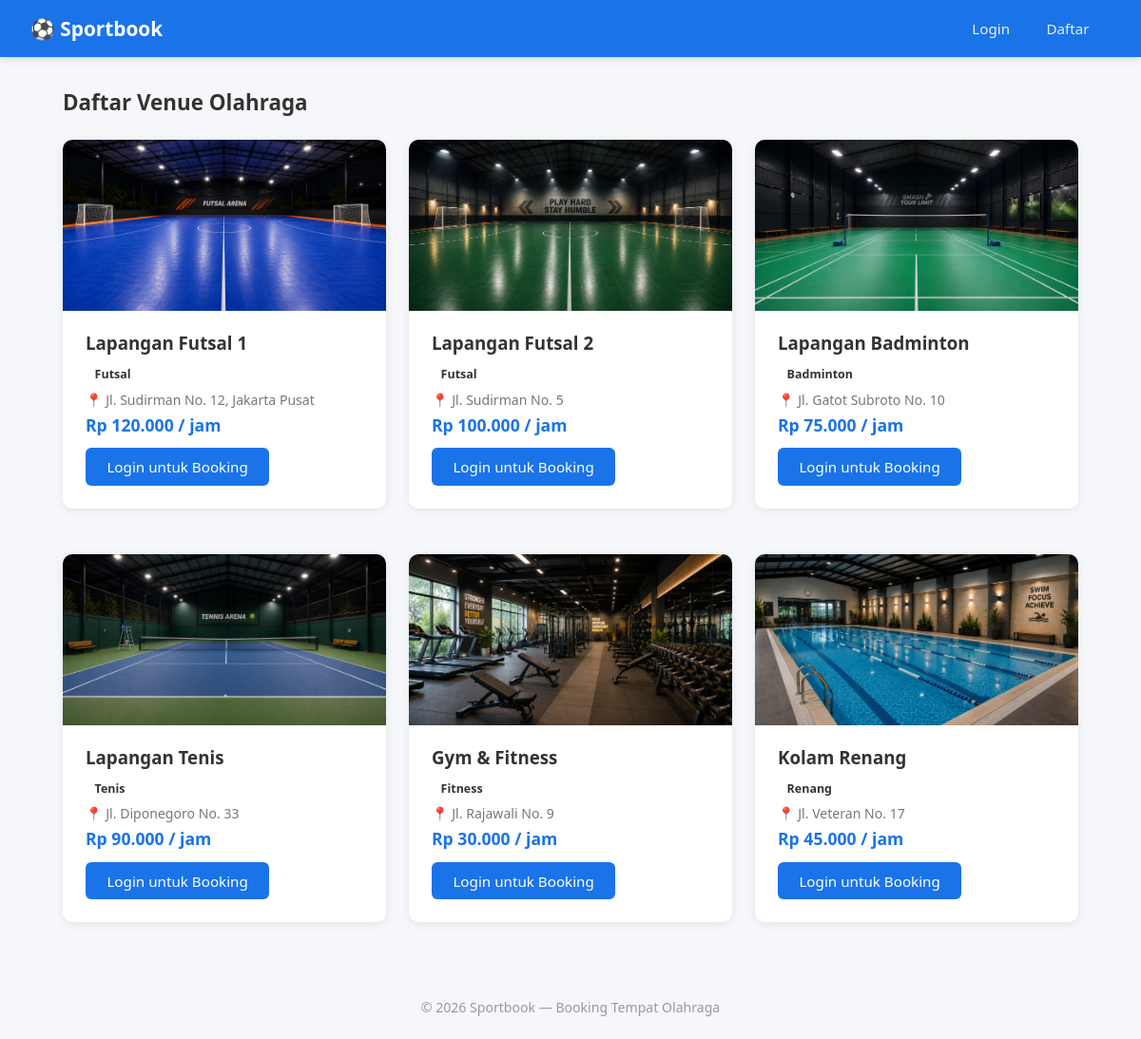
The page /public/index.php on the database its author committed.
### tables this page shows
CREATE TABLE `venues` (
  `id` int(11) NOT NULL,
  `nama` varchar(100) NOT NULL,
  `jenis_olahraga` varchar(50) NOT NULL,
  `alamat` text NOT NULL,
  `deskripsi` text DEFAULT NULL,
  `harga_per_jam` decimal(10,2) NOT NULL,
  `foto` varchar(255) DEFAULT NULL,
  `status` enum('active','inactive') DEFAULT 'active',
  `created_at` timestamp NOT NULL DEFAULT current_timestamp()
);

### core/Controller.php (called while the page is built, shortened)
<?php
class Controller {
    protected function view(string $view, array $data = []): void {
        extract($data);
        require_once ROOT_PATH . '/app/views/layouts/header.php';
        require_once ROOT_PATH . '/app/views/' . $view . '.php';
        require_once ROOT_PATH . '/app/views/layouts/footer.php';
    }
}

### app/controllers/VenueController.php (called while the page is built, shortened)
<?php
require_once ROOT_PATH . '/app/models/Venue.php';
class VenueController extends Controller {
    private Venue $venue;
    public function __construct() {
        $this->venue = new Venue();
    }
    public function index(): void {
        $venues = $this->venue->getActive();
        $this->view('member/venues', ['venues' => $venues]);
    }
}

### core/App.php (called while the page is built, shortened)
<?php
require_once ROOT_PATH . '/config/database.php';
require_once ROOT_PATH . '/core/Router.php';
require_once ROOT_PATH . '/core/Controller.php';
require_once ROOT_PATH . '/core/Model.php';
require_once ROOT_PATH . '/app/helpers/functions.php';
class App {
    private Router $router;
    public function __construct() {
        $this->router = new Router();
    }
    public function run(): void {
        $url    = $_GET['url'] ?? '';
        $method = $_SERVER['REQUEST_METHOD'];
        $this->router->dispatch($url, $method);
    }
}

### public/index.php (called while the page is built, shortened)
<?php
require_once ROOT_PATH . '/core/App.php';
$app = new App();
$app->run();

### app/helpers/functions.php (called while the page is built, shortened)
<?php
function e(string $str): string {
    return htmlspecialchars($str, ENT_QUOTES, 'UTF-8');
}
function formatRupiah(float $amount): string {
    return 'Rp ' . number_format($amount, 0, ',', '.');
}
function isLoggedIn(): bool {
    return isset($_SESSION['user_id']);
}

### config/database.php (called while the page is built, shortened)
<?php
function getDB(): PDO {
    static $pdo = null;
    if ($pdo === null) {
        $dsn = "mysql:host=" . DB_HOST . ";dbname=" . DB_NAME . ";charset=" . DB_CHARSET;
        $options = [
            PDO::ATTR_ERRMODE            => PDO::ERRMODE_EXCEPTION,
            PDO::ATTR_DEFAULT_FETCH_MODE => PDO::FETCH_ASSOC,
            PDO::ATTR_EMULATE_PREPARES   => false,
        ];
        $pdo = new PDO($dsn, DB_USER, DB_PASS, $options);
    }
    return $pdo;
}

### core/Model.php (called while the page is built, shortened)
<?php
class Model {
    protected PDO $db;
    protected string $table = '';
    public function __construct() {
        $this->db = getDB();
    }
    protected function query(string $sql, array $params = []): PDOStatement {
        $stmt = $this->db->prepare($sql);
        $stmt->execute($params);
        return $stmt;
    }
    public function findAll(string $where = '', array $params = []): array {
        $sql = "SELECT * FROM {$this->table}" . ($where ? " WHERE $where" : '');
        return $this->query($sql, $params)->fetchAll();
    }
}

### app/models/Venue.php (called while the page is built, shortened)
<?php
require_once ROOT_PATH . '/core/Model.php';
class Venue extends Model {
    public function getActive(): array {
        return $this->findAll('status = ?', ['active']);
    }
}

### app/views/member/venues.php (the view)
<div class="page-header">
    <h2>Daftar Venue Olahraga</h2>
</div>
<?php if (empty($venues)): ?>
    <div class="alert alert-info">Belum ada venue tersedia.</div>
<?php else: ?>
<div class="venue-grid">
    <?php foreach ($venues as $v): ?>
    <div class="card venue-card">
        <?php if ($v['foto']): ?>
            <img src="<?= BASE_URL ?>/uploads/<?= e($v['foto']) ?>" alt="<?= e($v['nama']) ?>" class="venue-img">
        <?php else: ?>
            <div class="venue-img-placeholder">🏟️</div>
        <?php endif; ?>
        <div class="venue-info">
            <h3><?= e($v['nama']) ?></h3>
            <span class="badge"><?= e($v['jenis_olahraga']) ?></span>
            <p class="venue-address">📍 <?= e($v['alamat']) ?></p>
            <p class="venue-price"><?= formatRupiah($v['harga_per_jam']) ?> / jam</p>
            <?php if (isLoggedIn()): ?>
                <a href="<?= BASE_URL ?>/booking/<?= $v['id'] ?>" class="btn-primary">Booking Sekarang</a>
            <?php else: ?>
                <a href="<?= BASE_URL ?>/login" class="btn-primary">Login untuk Booking</a>
            <?php endif; ?>
        </div>
    </div>
    <?php endforeach; ?>
</div>
<?php endif; ?>

### core/Router.php (shortened to what this page needs)
<?php
class Router {
    private array $routes = [];
    public function add(string $method, string $path, string $controller, string $action): void {
        $this->routes[] = compact('method', 'path', 'controller', 'action');
    }
    public function dispatch(string $url, string $method): void {
        $url = trim($url, '/');
        foreach ($this->routes as $route) {
            $pattern = preg_replace('/\{[^}]+\}/', '([^/]+)', $route['path']);
            $pattern = '#^' . $pattern . '$#';
            if ($route['method'] === $method && preg_match($pattern, $url, $matches)) {
                array_shift($matches);
                $controller = new $route['controller']();
                call_user_func_array([$controller, $route['action']], $matches);
                return;
            }
        }
    }
}

### app/views/layouts/header.php (shortened to what this page needs)
<!DOCTYPE html>
<html lang="id">
<head>
    <link rel="stylesheet" href="<?= BASE_URL ?>/css/style.css">
</head>
<body>
<nav class="navbar">
    <a href="<?= BASE_URL ?>/venues" class="brand">⚽ Sportbook</a>
    <div class="nav-links">
        <?php if (isLoggedIn()): ?>
            <?php if (isAdmin()): ?>
                <a href="<?= BASE_URL ?>/admin">Dashboard</a>
                <a href="<?= BASE_URL ?>/admin/venues">Venue</a>
                <a href="<?= BASE_URL ?>/admin/bookings">Booking</a>
                <a href="<?= BASE_URL ?>/admin/payments">Pembayaran</a>
            <?php else: ?>
                <a href="<?= BASE_URL ?>/venues">Venue</a>
                <a href="<?= BASE_URL ?>/my-bookings">Booking Saya</a>
            <?php endif; ?>
            <span class="user-name">👤 <?= e($_SESSION['nama']) ?></span>
            <a href="<?= BASE_URL ?>/logout" class="btn-logout">Logout</a>
        <?php else: ?>
            <a href="<?= BASE_URL ?>/login">Login</a>
            <a href="<?= BASE_URL ?>/register" class="btn-primary">Daftar</a>
        <?php endif; ?>
    </div>
</nav>
<main class="container">

### app/views/layouts/footer.php
</main>
<footer class="footer">
    <p>&copy; <?= date('Y') ?> Sportbook — Booking Tempat Olahraga</p>
</footer>
</body>
</html>

### public/css/style.css (style rules this page uses)
*, *::before, *::after { box-sizing: border-box; margin: 0; padding: 0; }
body { font-family: 'Segoe UI', sans-serif; background: #f5f7fa; color: #333; }
.navbar { background: #1a73e8; color: #fff; padding: 0 2rem; display: flex; align-items: center; justify-content: space-between; height: 60px; position: sticky; top: 0; z-index: 100; box-shadow: 0 2px 8px rgba(0,0,0,.15); }
.brand { color: #fff; text-decoration: none; font-size: 1.3rem; font-weight: 700; }
.nav-links { display: flex; align-items: center; gap: 1rem; }
.nav-links a { color: rgba(255,255,255,.9); text-decoration: none; font-size: .95rem; }
.container { max-width: 1100px; margin: 2rem auto; padding: 0 1rem; }
.card { background: #fff; border-radius: 10px; padding: 1.5rem; box-shadow: 0 2px 10px rgba(0,0,0,.08); margin-bottom: 1.5rem; }
.btn-primary { background: #1a73e8; color: #fff; border: none; padding: .6rem 1.4rem; border-radius: 6px; cursor: pointer; font-size: .95rem; text-decoration: none; display: inline-block; transition: background .2s; }
.venue-grid { display: grid; grid-template-columns: repeat(auto-fill, minmax(280px, 1fr)); gap: 1.5rem; }
.venue-card { overflow: hidden; }
.venue-img { width: 100%; height: 180px; object-fit: cover; border-radius: 8px 8px 0 0; margin: -1.5rem -1.5rem 1rem; width: calc(100% + 3rem); }
.venue-info h3 { margin-bottom: .5rem; }
.venue-address { color: #777; font-size: .88rem; margin: .3rem 0; }
.venue-price { font-weight: 700; color: #1a73e8; font-size: 1.1rem; margin-bottom: .8rem; }
.badge { display: inline-block; padding: .25rem .6rem; border-radius: 20px; font-size: .78rem; font-weight: 600; }
.page-header { display: flex; justify-content: space-between; align-items: center; margin-bottom: 1.5rem; }
.page-header h2 { font-size: 1.4rem; }
.footer { text-align: center; padding: 1.5rem; color: #999; font-size: .88rem; margin-top: 2rem; }

### rows shown on the page
venues: foto (picture), nama "Lapangan Futsal 1", jenis_olahraga "Futsal", alamat "Jl. Sudirman No. 12, Jakarta Pusat", harga_per_jam "Rp 120.000"
venues: foto (picture), nama "Lapangan Futsal 2", jenis_olahraga "Futsal", alamat "Jl. Sudirman No. 5", harga_per_jam "Rp 100.000"
venues: foto (picture), nama "Lapangan Badminton", jenis_olahraga "Badminton", alamat "Jl. Gatot Subroto No. 10", harga_per_jam "Rp 75.000"
venues: foto (picture), nama "Lapangan Tenis", jenis_olahraga "Tenis", alamat "Jl. Diponegoro No. 33", harga_per_jam "Rp 90.000"
venues: foto (picture), nama "Gym & Fitness", jenis_olahraga "Fitness", alamat "Jl. Rajawali No. 9", harga_per_jam "Rp 30.000"
venues: foto (picture), nama "Kolam Renang", jenis_olahraga "Renang", alamat "Jl. Veteran No. 17", harga_per_jam "Rp 45.000"
